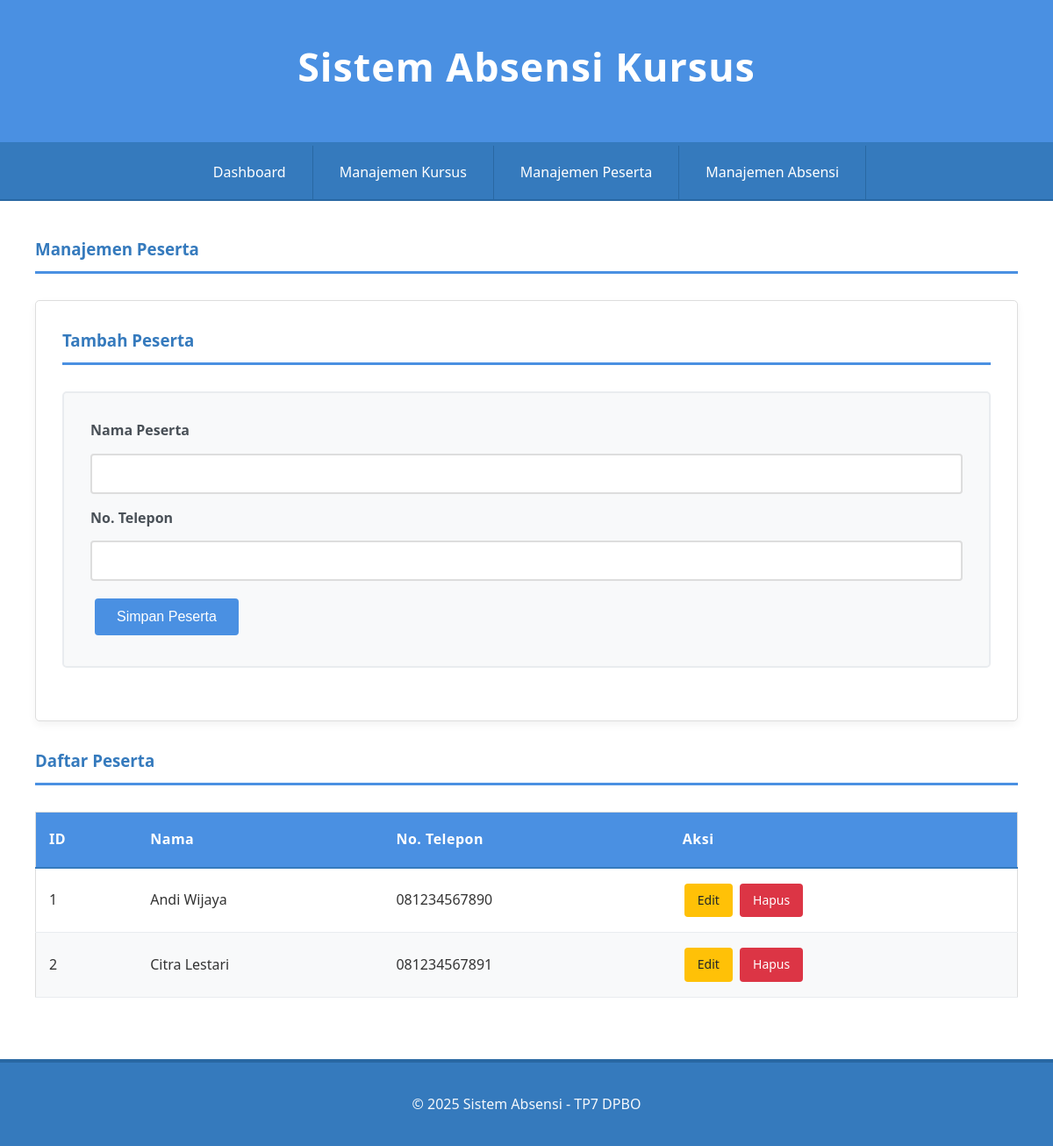
Screenshot of /index.php?page=participants with the database file from the repository.
### tables this page shows
CREATE TABLE `participants` (
  `id` int(11) NOT NULL,
  `name` varchar(100) NOT NULL,
  `phone` varchar(20) DEFAULT NULL
);

### class/Participant.php (called while the page is built, shortened)
<?php
class Participant {
    private $conn;
    private $table_name = "participants";
    public function __construct($db) {
        $this->conn = $db;
    }
    public function read() {
        $query = "SELECT * FROM " . $this->table_name;
        $stmt = $this->conn->prepare($query);
        $stmt->execute();
        return $stmt;
    }
}
?>

### view/participants.php (the view, shortened to what this page needs)
<?php
$edit_data = null;
?>
<h3>Manajemen Peserta</h3>
<div class="card">
    <h3><?php echo $edit_data ? 'Edit' : 'Tambah'; ?> Peserta</h3>
    <form action="index.php" method="POST">
        <label for="name">Nama Peserta</label>
        <input type="text" id="name" name="name" value="<?php echo $edit_data['name'] ?? ''; ?>" required>
        <label for="phone">No. Telepon</label>
        <input type="text" id="phone" name="phone" value="<?php echo $edit_data['phone'] ?? ''; ?>" required>
        <button type="submit"><?php echo $edit_data ? 'Update' : 'Simpan'; ?> Peserta</button>
    </form>
</div>
<h3>Daftar Peserta</h3>
<table>
    <thead>
        <tr>
            <th>ID</th>
            <th>Nama</th>
            <th>No. Telepon</th>
            <th>Aksi</th>
        </tr>
    </thead>
    <tbody>
        <?php
        $stmt = $participant->read();
        while ($row = $stmt->fetch()):
        ?>
        <tr>
            <td><?php echo $row['id']; ?></td>
            <td><?php echo $row['name']; ?></td>
            <td><?php echo $row['phone']; ?></td>
            <td class="table-actions">
                <a href="index.php?page=participants&form=edit&id=<?php echo $row['id']; ?>" class="btn btn-warning">Edit</a>
                <a href="index.php?action=delete_participant&id=<?php echo $row['id']; ?>" onclick="return confirm('Yakin hapus data ini?')" class="btn btn-danger">Hapus</a>
            </td>
        </tr>
        <?php endwhile; ?>
    </tbody>
</table>

### style.css (style rules this page uses)
* { margin: 0; padding: 0; box-sizing: border-box; }
body { font-family: 'Segoe UI', Tahoma, Geneva, Verdana, sans-serif; background-color: #f5f7fa; color: #333; line-height: 1.6; min-height: 100vh; }
h2, h3 { color: #357abd; margin-bottom: 25px; font-weight: 600; border-bottom: 3px solid #4a90e2; padding-bottom: 10px; }
table { width: 100%; border-collapse: collapse; margin: 30px 0; background-color: white; border: 1px solid #ddd; }
th { background-color: #4a90e2; color: white; padding: 18px 15px; text-align: left; font-weight: 600; font-size: 1em; letter-spacing: 0.5px; border-bottom: 2px solid #357abd; }
td { padding: 15px; border-bottom: 1px solid #e9ecef; transition: background-color 0.2s ease; vertical-align: middle; }
tbody tr:nth-child(even) { background-color: #f8f9fa; }
form { background-color: #f8f9fa; padding: 30px; margin: 30px 0; border: 2px solid #e9ecef; border-radius: 5px; }
input, select, textarea { width: 100%; padding: 12px 15px; margin: 8px 0 15px 0; border: 2px solid #ddd; border-radius: 4px; font-size: 16px; transition: border-color 0.3s ease; background-color: white; }
label { font-weight: 600; color: #495057; margin-bottom: 5px; display: block; }
button, .btn { background-color: #4a90e2; color: white; padding: 12px 25px; border: none; border-radius: 4px; cursor: pointer; font-size: 16px; font-weight: 500; transition: all 0.3s ease; text-decoration: none; display: inline-block; margin: 5px; }
.btn-danger { background-color: #dc3545; }
.btn-warning { background-color: #ffc107; color: #212529; }
.card { background: white; padding: 30px; margin: 30px 0; border: 1px solid #ddd; border-radius: 5px; box-shadow: 0 4px 10px rgba(0,0,0,0.05); }
.card h3 { margin-top: 0; }
.table-actions { white-space: nowrap; }
.table-actions .btn { margin: 2px; padding: 8px 15px; font-size: 14px; }

### rows the page displays
participants: id "1", name "Andi Wijaya", phone "081234567890"
participants: id "2", name "Citra Lestari", phone "081234567891"
